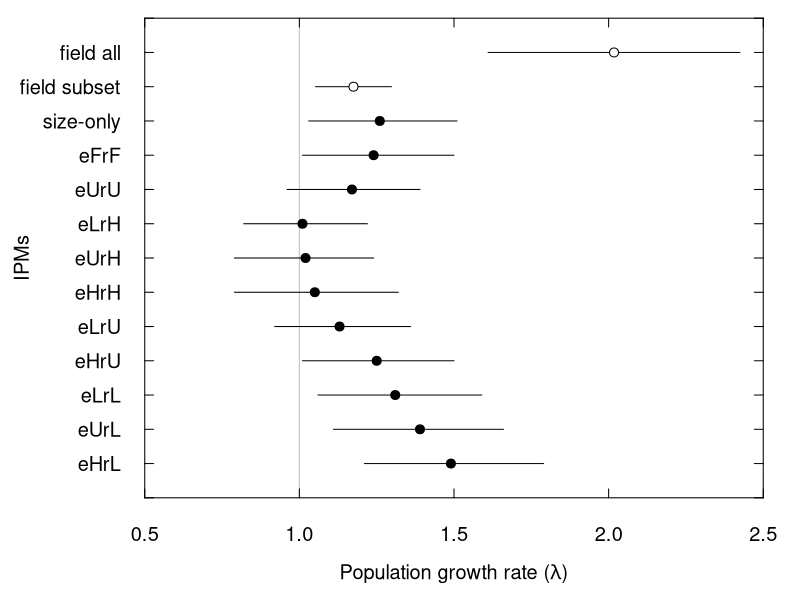

Here is the R script that generated this plot:
### Will King
### Ch 3 - population model for B. glandula, IPM

# ---- load data and packages ----
library(scales)

lambdas <- read.csv('ch3_IPM_compare_lambdas.csv', header = T)
lambdas.model <- lambdas[lambdas$type == 'IPM', ]

# ---- adjust data and calculate terms ----

## order lambdas.model
# display data in order of: field, then uniform, then from lowest to highest lambda

moop <- lambdas.model[-c(1:3), ]
meep <- moop[order(moop$lambda), ]
lambdas.model <- rbind(lambdas.model[1:3, ], meep)
rm(moop, meep)

# make continuous variable for easier plotting
lambdas.model$cont <- seq(1:length(lambdas.model$lambda))

# calculate field mean and se with all data included
lambda.field.all_mean <- mean(lambdas$lambda[lambdas$type == 'field'])
lambda.field.all_se <- sd(lambdas$lambda[lambdas$type == 'field'])/sqrt(12)
lambda.field.all_serange <- c(lambda.field.all_mean - lambda.field.all_se # lower
                              , lambda.field.all_mean + lambda.field.all_se # upper
)

# calculate field mean and se with lambdas 2.00 or greater excluded (4 points excluded)
lambda.field.subset_mean <- mean(lambdas$lambda[lambdas$type == 'field' & lambdas$lambda < 2])
lambda.field.subset_se <- sd(lambdas$lambda[lambdas$type == 'field'& lambdas$lambda < 2])/sqrt(9)
lambda.field.subset_serange <- c(lambda.field.subset_mean - lambda.field.subset_se # lower
                              , lambda.field.subset_mean + lambda.field.subset_se # upper
)


# ---- plot: vertical style ----

pdf('plots/compare_lambdas.pdf', width = 5, height = 7)
par(xpd = NA
    , cex = 1.2
    , mar = c(5, 5, 1.5, 0.5)
)

## blank plot
plot(cont ~ lambda
     , data = lambdas.model
     , ylim = c(max(cont), min(cont)-2)
     , xlim = c(0.5, 2.5)
     , type = 'n'
     , axes = F
     , xlab = ''
     , ylab = ''
)

## add line of zero population growth
lines(x = c(1, 1)
      , y = c(min(lambdas.model$cont)-3, max(lambdas.model$cont)+1)
      , col = 'gray'
      #, lty = 2
)

# ## add line of aUrU comparison
# lines(x = c(1.17, 1.17)
#       , y = c(3, max(lambdas.model$cont)+1)
#       , col = 'gray'
#       #, lty = 2
# )

# ## add line separating comparisons you want to make
# lines(x = c(0.5, 2.5)
#       , y = c(2.5, 2.5)
#       # , col = 'gray'
#       # , lty = 2
# )

# mean and se of all field lambdas
lines(y = c(min(lambdas.model$cont) - 2, min(lambdas.model$cont) - 2)
      , x = c(lambda.field.all_serange[1], lambda.field.all_serange[2])
)
points(y = min(lambdas.model$cont) - 2
       , x = lambda.field.all_mean
       , pch = 21
       , bg = 'white'
)

# mean and se of field lambdas < 2
lines(y = c(min(lambdas.model$cont) - 1, min(lambdas.model$cont) - 1)
      , x = c(lambda.field.subset_serange[1], lambda.field.subset_serange[2])
)
points(y = min(lambdas.model$cont) - 1
       , x = lambda.field.subset_mean
       , pch = 21
       , bg = 'white'
)

## 95% CIs of model lambdas
for (i in min(lambdas.model$cont):max(lambdas.model$cont)){
  lines(y = c(i, i)
        , x = c(lambdas.model$confint95_lower[lambdas.model$cont == i]
                , lambdas.model$confint95_upper[lambdas.model$cont == i])
  )
}

## model lambdas in black
points(cont ~ lambda
       , data = lambdas.model
       , xlim = c(0.5, 2.5)
       , ylim = c(min(cont)-2, max(cont))
       , col = 'black'
       , pch = 19
)


# axes and axes labels

axis(1
     , las = 1
     , pos = max(lambdas.model$cont) + 1
     , tck = 0.02
)
axis(2 
     , at = seq(from = min(lambdas.model$cont) - 3
                , to = max(lambdas.model$cont) + 1
                , by = 1)
     , pos = 0.5
     , tck = 0.02
     , labels = c('', 'field all', 'field subset', as.character(lambdas.model$scenario), '')
     , las = 2
)
axis(3
     , las = 1
     , pos = min(lambdas.model$cont) - 3
     , tck = 0.02
     , labels = F
)

axis(4
     , at = seq(from = min(lambdas.model$cont) - 3
                , to = max(lambdas.model$cont) + 1
                , by = 1)
     , pos = 2.5
     , tck = 0.02
     , labels = F
)


mtext( expression('Population growth rate ('*lambda*')')
      , side = 1
      , line = 3.5
      , cex = 1.2
)

mtext('IPMs'
      , side = 2
      , line = 3.6
      , cex = 1.2
)

lines(y = c(min(lambdas.model$cont), 4.3)
      , x = c(-0.15, -0.15)
)

lines(y = c(5.7, max(lambdas.model$cont))
      , x = c(-0.15, -0.15)
)

dev.off()

# ---- graveyard ----
# # ---- plot: horizontal style ----
# 
# ## blank plot
# plot(lambda ~ cont
#      , data = lambdas.model
#      , ylim = c(0.5, 2.5)
#      , xlim = c(min(cont)-2, max(cont))
#      , type = 'n'
#      , axes = F
#      , xlab = ''
#      , ylab = ''
#      )
# 
# ## add line of zero population growth
# lines(x = c(min(lambdas.model$cont)-3, max(lambdas.model$cont)+1)
#       , y = c(1, 1)
#       , col = 'gray'
#       , lty = 2
# )
# 
# # mean and se of all field lambdas
# lines(x = c(min(lambdas.model$cont) - 2, min(lambdas.model$cont) - 2)
#       , y = c(lambda.field.all_serange[1], lambda.field.all_serange[2])
# )
# points(x = min(lambdas.model$cont) - 2
#        , y = lambda.field.all_mean
#        , pch = 21
#        , bg = 'white'
# )
# 
# # mean and se of field lambdas < 2
# lines(x = c(min(lambdas.model$cont) - 1, min(lambdas.model$cont) - 1)
#       , y = c(lambda.field.subset_serange[1], lambda.field.subset_serange[2])
# )
# points(x = min(lambdas.model$cont) - 1
#        , y = lambda.field.subset_mean
#        , pch = 21
#        , bg = 'white'
# )
# 
# ## 95% CIs of model lambdas
# for (i in min(lambdas.model$cont):max(lambdas.model$cont)){
#   lines(x = c(i, i)
#         , y = c(lambdas.model$confint95_lower[lambdas.model$cont == i]
#                 , lambdas.model$confint95_upper[lambdas.model$cont == i])
#   )
# }
# 
# ## model lambdas in black
# points(lambda ~ cont
#        , data = lambdas.model
#        , ylim = c(0.5, 2.5)
#        , xlim = c(min(cont)-2, max(cont))
#        , col = 'black'
#        , pch = 19
# )
# 
# 
# # axes and axes labels
# axis(1 
#      , at = seq(from = min(lambdas.model$cont) - 3
#                 , to = max(lambdas.model$cont) + 1
#                 , by = 1)
#      , pos = 0.5
#      , tck = 0.02
#      , labels = c('', 'field all', 'field subset', as.character(lambdas.model$scenario), '')
#      , las = 2
# )
# axis(2
#      , las = 1
#      , pos = min(lambdas.model$cont) - 3
#      , tck = 0.02
# )
# axis(3
#      , at = seq(from = min(lambdas.model$cont) - 3
#                 , to = max(lambdas.model$cont) + 1
#                 , by = 1)
#      , pos = 2.5
#      , tck = 0.02
#      , labels = F
# )
# axis(4
#      , las = 1
#      , pos = max(lambdas.model$cont) + 1
#      , tck = 0.02
#      , labels = F
# )
# 
# 
# mtext('Lambda'
#       , side = 2
#       , line = 3
#       , cex = 1.2
# )

# ---- subscripts ----
# ## make vector of nice axes labels
# lamlabels <- c(''
#                , 'field all'
#                , 'field subset'
#                , expression(IPM[size-only])
#                , expression(IPM[aFrF])
#                , expression(IPM[aUrU])
#                , expression(IPM[aLrH])
#                , expression(IPM[aUrH])
#                , expression(IPM[aHrH])
#                , expression(IPM[aLrU])
#                , expression(IPM[aHrU])
#                , expression(IPM[aLrL])
#                , expression(IPM[aUrL])
#                , expression(IPM[aHrL])
#                , ''
# )
